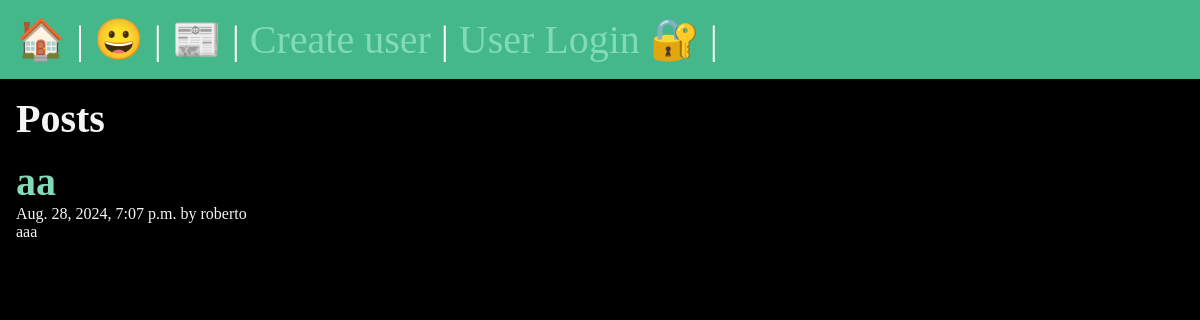
The app's page /posts/, older data.
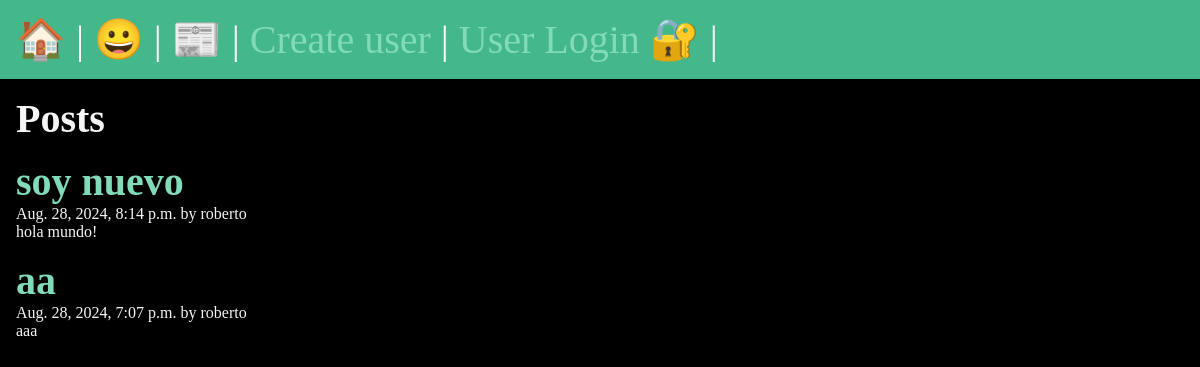
The same page, newer data.
### posts/models.py (models this page shows, shortened)
class Post(models.Model):
    title = models.CharField(max_length=75)
    body = models.TextField()
    slug = models.SlugField()
    date = models.DateTimeField(auto_now_add=True)
    banner = models.ImageField(default='fallback.png', blank=True)
    author = models.ForeignKey(User, on_delete=models.CASCADE, default=None)

### posts/views.py (the view)
# urls.py: path('', views.posts_list, name='list'),
def posts_list(request):
    posts = Post.objects.all().order_by('-date')
    return render(request, 'posts/posts_list.html',{'posts':posts})

### posts/templates/posts/posts_list.html (shortened to what this page needs)
{% extends 'layout.html' %}
{% block content %}
    <section>
        <h1>Posts</h1>
        {% for post in posts %}
            <article class='post'>
                <a href="{% url 'posts:page' slug=post.slug %}">
                    <h2>{{ post.title }}</h2>
                </a>
                <p>{{ post.date }} by {{ post.author }}</p>
                <p>{{ post.body }}</p>
            </article>
        {% endfor %}
    </section>
{% endblock %}

### templates/layout.html (shortened to what this page needs)
<!DOCTYPE html>
{% load static %}
<html lang="en">
<head>
    <link rel="stylesheet" href="{% static 'css/style.css' %}">
</head>
<body>
    <nav>
        <a href="/">
            <span role="img" aria-label="Home">🏠</span>
        </a> |
        <a href="/">
            <span role="img" aria-label="About">😀</span>
        </a> |
        <a href="{% url 'posts:list' %}">
            <span role="img" aria-label="Posts">📰</span>
        </a> |
        {% if user.is_authenticated %}
            <a href="{% url 'posts:new-post' %}">
                New Post 🆕
            </a> |
            <form class="logout" action="{% url 'users:logout' %}" method="post">
                {% csrf_token %}
                <button class="logout-button">Logout</button>
            </form>
        {% else %}
            <a href="{% url 'users:create' %}">
                Create user
            </a> |
            <a href="{% url 'users:login' %}">
                User Login 🔐
            </a> |
        {% endif %}
    </nav>
    <main>
        {% block content %}
        {% endblock %}
    </main>
</body>
</html>

### static/css/style.css (style rules this page uses)
* { margin: 0; padding: 0; box-sizing: border-box; }
body { min-height: 100vh; background-color: black; color: whitesmoke; font-size: 3rem; }
nav { padding: 1rem; background-color: #44B78B; color: white; font-size: 2.5rem; }
main { padding: 1rem; }
section { display: flex; flex-flow: column; gap: 1rem; }
h1, h2 { font-size: 2.5rem; }
p { font-size: 1rem; }
a { text-decoration: none; color: #81dbb8; }

Row changes from the older to the newer data that the page shows:
added Post: title "soy nuevo", date "Aug. 28, 2024, 8:14 p.m.", author "roberto", body "hola mundo!"
